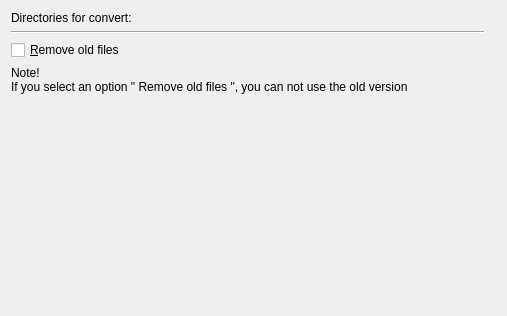
<ui version="4.0" >
 <class>MigrateDialogBase</class>
 <widget class="Q3Wizard" name="MigrateDialogBase" >
  <property name="geometry" >
   <rect>
    <x>0</x>
    <y>0</y>
    <width>507</width>
    <height>316</height>
   </rect>
  </property>
  <widget class="QWidget" name="page1" >
   <property name="geometry" >
    <rect>
     <x>0</x>
     <y>0</y>
     <width>495</width>
     <height>240</height>
    </rect>
   </property>
   <layout class="QVBoxLayout" >
    <property name="margin" >
     <number>11</number>
    </property>
    <property name="spacing" >
     <number>6</number>
    </property>
    <item>
     <widget class="QLabel" name="TextLabel1" >
      <property name="text" >
       <string>Directories for convert:</string>
      </property>
      <property name="wordWrap" >
       <bool>false</bool>
      </property>
     </widget>
    </item>
    <item>
     <widget class="Line" name="Line1" >
      <property name="sizePolicy" >
       <sizepolicy>
        <hsizetype>1</hsizetype>
        <vsizetype>0</vsizetype>
        <horstretch>0</horstretch>
        <verstretch>0</verstretch>
       </sizepolicy>
      </property>
      <property name="orientation" >
       <enum>Qt::Horizontal</enum>
      </property>
     </widget>
    </item>
    <item>
     <widget class="QCheckBox" name="chkRemove" >
      <property name="text" >
       <string>&amp;Remove old files</string>
      </property>
     </widget>
    </item>
    <item>
     <widget class="QLabel" name="TextLabel3" >
      <property name="text" >
       <string>Note!
If you select an option " Remove old files ", you can not use the old version</string>
      </property>
      <property name="alignment" >
       <set>Qt::AlignLeading|Qt::AlignLeft|Qt::AlignVCenter</set>
      </property>
      <property name="wordWrap" >
       <bool>true</bool>
      </property>
     </widget>
    </item>
    <item>
     <spacer>
      <property name="orientation" >
       <enum>Qt::Vertical</enum>
      </property>
      <property name="sizeType" >
       <enum>QSizePolicy::Expanding</enum>
      </property>
      <property name="sizeHint" >
       <size>
        <width>20</width>
        <height>20</height>
       </size>
      </property>
     </spacer>
    </item>
   </layout>
  </widget>
  <widget class="QWidget" name="page2" >
   <property name="geometry" >
    <rect>
     <x>0</x>
     <y>0</y>
     <width>100</width>
     <height>30</height>
    </rect>
   </property>
   <layout class="QVBoxLayout" >
    <property name="margin" >
     <number>11</number>
    </property>
    <property name="spacing" >
     <number>6</number>
    </property>
    <item>
     <spacer>
      <property name="orientation" >
       <enum>Qt::Vertical</enum>
      </property>
      <property name="sizeType" >
       <enum>QSizePolicy::Expanding</enum>
      </property>
      <property name="sizeHint" >
       <size>
        <width>20</width>
        <height>20</height>
       </size>
      </property>
     </spacer>
    </item>
    <item>
     <widget class="QLabel" name="lblStatus" >
      <property name="text" >
       <string/>
      </property>
      <property name="wordWrap" >
       <bool>false</bool>
      </property>
     </widget>
    </item>
    <item>
     <widget class="Q3ProgressBar" name="barCnv" />
    </item>
    <item>
     <spacer>
      <property name="orientation" >
       <enum>Qt::Vertical</enum>
      </property>
      <property name="sizeType" >
       <enum>QSizePolicy::Expanding</enum>
      </property>
      <property name="sizeHint" >
       <size>
        <width>20</width>
        <height>20</height>
       </size>
      </property>
     </spacer>
    </item>
   </layout>
  </widget>
 </widget>
 <pixmapfunction>qPixmapFromMimeSource</pixmapfunction>
 <customwidgets>
  <customwidget>
   <class>Q3Wizard</class>
   <extends>QDialog</extends>
   <header>q3wizard.h</header>
   <container>1</container>
  </customwidget>
  <customwidget>
   <class>Q3ProgressBar</class>
   <extends>QFrame</extends>
   <header>Qt3Support/Q3ProgressBar</header>
  </customwidget>
 </customwidgets>
 <resources/>
 <connections/>
</ui>
